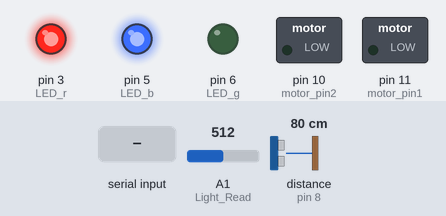
This sketch was run on a simulated Arduino Uno, built with avr-gcc and run on an emulated ATmega328P. Parts: switched loads named in the sketch (green lamp = pin HIGH), output pins drawn as LEDs (lit = HIGH). Wiring (inferred from the names in the program): ultrasonic range finder: trigger pin 9; echo pin 8. The inputs (shaded band) are chosen by the test bench; at power-on: A1 (Light_Read) = 512, distance to the obstacle (sensor on pin 8) 80 cm. The echo pulse lasts 58.3 µs per cm; pins used as bus, display or sensor lines are not drawn; what the sketch prints to the serial monitor is not drawn.

Above: at 1.2 s.
1.3 s: "e\n" received over Serial
At 2.5 s:
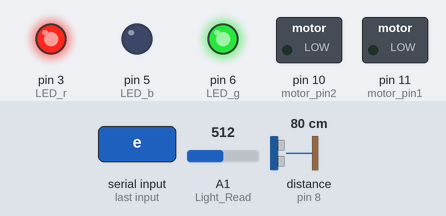
Timing chart, 0 to 7.8 s (numbered marks = the images above; inputs shaded):
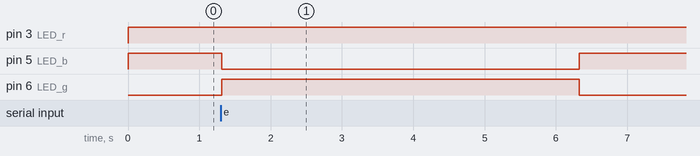

The sketch:

Arduino.ino
```cpp
#include <string.h>
const int Light_Read = A1;
const byte trig=9;
const byte echo=8;
int duration;
float distance;
float meter;
bool detection = false;
const byte motor_pin1 = 11;
const byte motor_pin2 = 10;
int speed = 200;
unsigned long time = 0;
unsigned long now = 0;
const byte LED_r = 3;
const byte LED_b = 5;
const byte LED_g = 6;
int count_rotate = 0;
bool rotate_dir = 0;

struct data {
  String exist;
  float dis;
  int LDR;
};
data comm_package[1];

void setup(){
 pinMode(Light_Read, INPUT_PULLUP);
 Serial.begin(9600);
 pinMode(trig, OUTPUT);
 digitalWrite(trig, LOW);
 pinMode(echo, INPUT);
 pinMode(motor_pin1, OUTPUT);
 pinMode(motor_pin2, OUTPUT);
}

void loop(){
  String package = "S";
  comm_package[0] = {"false",0.0,0};
  LED_show();
  sensorRead();
  Light();
  package += Assemble();
  Movement();
  Serial.println(package);
}

void sensorRead()
{
 digitalWrite(trig, HIGH);
 delayMicroseconds(10);
 digitalWrite(trig, LOW);
 duration = pulseIn(echo, HIGH);
 distance = duration/58;
 meter=distance/100;
 comm_package[0].dis = meter;
 if (meter <0){
  detection = false;
  comm_package[0].exist = "false";
 }
 else{
  detection = true;
  comm_package[0].exist = "true";
 }
 }
 void Read_Jetson(){
  while (Serial.available() >0){
    String input = Serial.readStringUntil('\n');
  }
 }
 void Light(){
  int light = analogRead(Light_Read);
  comm_package[0].LDR = light;
 }
 String Assemble(){
  String send = "";
  send += String(comm_package[0].exist);
  send += ";";
  send += String(comm_package[0].dis);
  send += ";";
  send += String(comm_package[0].LDR);
  send += "S";
  return send;
 }
void Movement(){
  now = millis();
  if (now-time >= 15000000000000000 and rotate_dir == 0){
    time = now;
    analogWrite(motor_pin1,speed);
    analogWrite(motor_pin2,0);
    delay(150);
    analogWrite(motor_pin1,0);
    count_rotate += 1;
    if (count_rotate ==4) {
      rotate_dir = 1;
      count_rotate = 0;
    }
  }
  if (now-time >= 15000000000000000 and rotate_dir == 1){
    time = now;
    analogWrite(motor_pin1,0);
    analogWrite(motor_pin2,speed);
    delay(150);
    analogWrite(motor_pin2,0);
    count_rotate += 1;
    if (count_rotate ==4) {
      rotate_dir = 0;
      count_rotate = 0;
    }
  }
  else{
    analogWrite(motor_pin1,0);
    analogWrite(motor_pin2,0);
  }
}
void LED_show() {
  bool priori = 0;
  String read = "";
    if (Serial.available()){
      while (Serial.available()>0){
      read = Serial.readStringUntil('\n');
      if (read=="e"){
        break;
      }
      if (read == "r"){
        priori = 1;
      }
      }
    }
    if (priori == 1){
    analogWrite(LED_r,0);
    analogWrite(LED_b, 255);
    analogWrite(LED_g, 255);
    delay(5000);
    }
    if (read == "e"){
    analogWrite(LED_r,255);
    analogWrite(LED_b,0);
    analogWrite(LED_g,255);
    delay(5000);
    }
    else{
    analogWrite(LED_r,255);
    analogWrite(LED_b,255);
    analogWrite(LED_g,0);
    }
}
```

Measured:
- after the input at 1.3 s, pin 5 (LED_b): HIGH → LOW at once, → HIGH 5.0 s later; pin 6 (LED_g): LOW → HIGH at once, → LOW 5.0 s later
